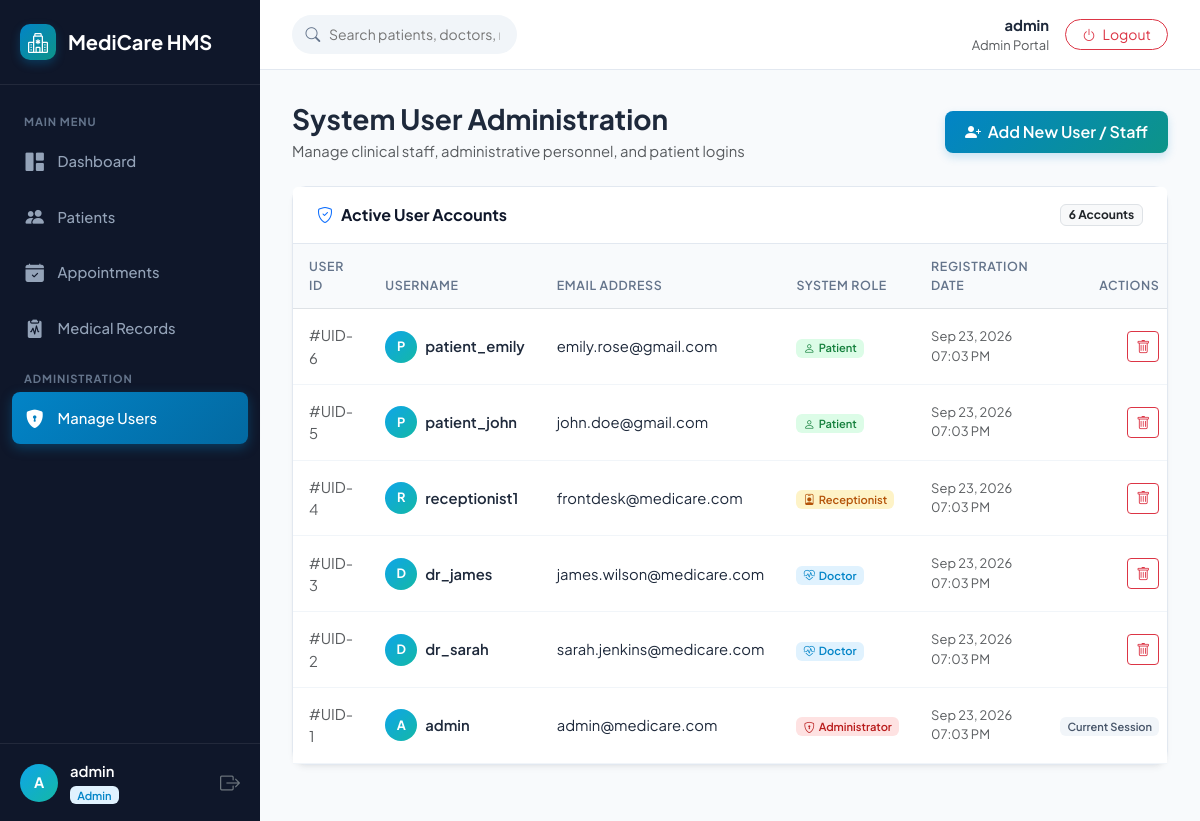
The app's page /users (signed in) with its own data.
### models.py (models this page shows, shortened)
class User(db.Model):
    __tablename__ = 'users'
    id = db.Column(db.Integer, primary_key=True)
    username = db.Column(db.String(50), unique=True, nullable=False)
    password_hash = db.Column(db.String(255), nullable=False)
    role = db.Column(db.Enum('admin', 'doctor', 'receptionist', 'patient', name='user_roles'), nullable=False)
    email = db.Column(db.String(100), unique=True, nullable=False)
    created_at = db.Column(db.DateTime, default=datetime.utcnow)
    doctor_profile = db.relationship('Doctor', backref='user', uselist=False, cascade='all, delete-orphan')
    patient_profile = db.relationship('Patient', backref='user', uselist=False)

### app.py (the view)
    @app.route('/users')
    @login_required
    @role_required('admin')
    def users_view():
        users = User.query.order_by(User.created_at.desc()).all()
        return render_template('users.html', users=users)

### templates/users.html (shortened to what this page needs)
{% extends 'base.html' %}
{% block content %}
<div class="d-flex flex-wrap align-items-center justify-content-between gap-3 mb-4">
    <div>
        <h3 class="fw-bold mb-1">System User Administration</h3>
        <p class="text-muted mb-0">Manage clinical staff, administrative personnel, and patient logins</p>
    </div>
    <button class="btn btn-primary" data-bs-toggle="modal" data-bs-target="#addUserModal">
        <i class="bi bi-person-plus-fill me-1"></i> Add New User / Staff
    </button>
</div>
<div class="card">
    <div class="card-header bg-white py-3">
        <div class="d-flex justify-content-between align-items-center w-100">
            <span class="fw-bold"><i class="bi bi-shield-check text-primary me-2"></i>Active User Accounts</span>
            <span class="badge bg-light text-dark border">{{ users|length }} Accounts</span>
        </div>
    </div>
    <div class="table-responsive">
        <table class="table table-hover align-middle mb-0">
            <thead>
                <tr>
                    <th>User ID</th>
                    <th>Username</th>
                    <th>Email Address</th>
                    <th>System Role</th>
                    <th>Registration Date</th>
                    <th class="text-end">Actions</th>
                </tr>
            </thead>
            <tbody>
                {% for u in users %}
                <tr>
                    <td class="text-muted">#UID-{{ u.id }}</td>
                    <td class="fw-semibold">
                        <div class="d-flex align-items-center gap-2">
                            <div class="avatar-sm" style="width: 32px; height: 32px; font-size: 0.8rem;">
                                {{ u.username[0]|upper }}
                            </div>
                            <span>{{ u.username }}</span>
                        </div>
                    </td>
                    <td>{{ u.email }}</td>
                    <td>
                        {% if u.role == 'admin' %}
                            <span class="badge badge-soft-danger"><i class="bi bi-shield-lock me-1"></i>Administrator</span>
                        {% elif u.role == 'doctor' %}
                            <span class="badge badge-soft-primary"><i class="bi bi-heart-pulse me-1"></i>Doctor</span>
                        {% elif u.role == 'receptionist' %}
                            <span class="badge badge-soft-warning"><i class="bi bi-person-badge me-1"></i>Receptionist</span>
                        {% else %}
                            <span class="badge badge-soft-success"><i class="bi bi-person me-1"></i>Patient</span>
                        {% endif %}
                    </td>
                    <td class="text-muted small">{{ u.created_at.strftime('%b %d, %Y %I:%M %p') if u.created_at else 'N/A' }}</td>
                    <td class="text-end">
                        {% if u.id != session.get('user_id') %}
                        <button class="btn btn-sm btn-outline-danger" onclick="deleteItem('/api/users', {{ u.id }}, 'user account')">
                            <i class="bi bi-trash"></i>
                        </button>
                        {% else %}
                        <span class="badge badge-soft-secondary">Current Session</span>
                        {% endif %}
                    </td>
                </tr>
                {% endfor %}
            </tbody>
        </table>
    </div>
</div>
{% endblock %}

### static/style.css (style rules this page uses)
:root { --primary-color: #0284c7; --primary-hover: #0369a1; --primary-light: #e0f2fe; --teal-color: #0d9488; --teal-light: #ccfbf1; --secondary-color: #475569; --dark-navy: #0f172a; --sidebar-bg: #0f172a; --sidebar-hover: #1e293b; --body-bg: #f8fafc; --card-bg: #ffffff; --border-color: #e2e8f0; --text-main: #1e293b; --text-muted: #64748b; --success-color: #10b981; --warning-color: #f59e0b; --danger-color: #ef4444; --info-color: #3b82f6; --card-shadow: 0 4px 6px -1px rgba(0, 0, 0, 0.05), 0 2px 4px -2px rgba(0, 0, 0, 0.05); --card-shadow-hover: 0 12px 20px -3px rgba(0, 0, 0, 0.08), 0 4px 6px -4px rgba(0, 0, 0, 0.03); --glass-bg: rgba(255, 255, 255, 0.85); --glass-border: rgba(255, 255, 255, 0.3); }
* { box-sizing: border-box; }
body { font-family: 'Plus Jakarta Sans', -apple-system, BlinkMacSystemFont, 'Segoe UI', Roboto, sans-serif; background-color: var(--body-bg); color: var(--text-main); overflow-x: hidden; margin: 0; padding: 0; font-size: 0.925rem; }
.avatar-sm { width: 38px; height: 38px; border-radius: 50%; background: linear-gradient(135deg, #0ea5e9, #14b8a6); display: flex; align-items: center; justify-content: center; color: #fff; font-weight: 700; font-size: 0.9rem; }
.card { border: 1px solid var(--border-color); border-radius: 14px; background: #ffffff; box-shadow: var(--card-shadow); margin-bottom: 1.5rem; }
.card-header { background: transparent; border-bottom: 1px solid var(--border-color); padding: 1.15rem 1.5rem; font-weight: 600; font-size: 1rem; color: var(--dark-navy); display: flex; align-items: center; justify-content: space-between; }
.table th { font-weight: 600; font-size: 0.775rem; text-transform: uppercase; letter-spacing: 0.05em; color: #64748b; background: #f8fafc; border-top: none; padding: 0.85rem 1rem; }
.table td { padding: 0.95rem 1rem; vertical-align: middle; color: var(--text-main); border-color: #f1f5f9; }
.badge-soft-primary { background-color: #e0f2fe; color: #0284c7; font-weight: 600; }
.badge-soft-success { background-color: #dcfce7; color: #15803d; font-weight: 600; }
.badge-soft-warning { background-color: #fef3c7; color: #b45309; font-weight: 600; }
.badge-soft-danger { background-color: #fee2e2; color: #b91c1c; font-weight: 600; }
.badge-soft-secondary { background-color: #f1f5f9; color: #475569; font-weight: 600; }
.btn-primary { background: linear-gradient(135deg, var(--primary-color), var(--teal-color)); border: none; font-weight: 600; padding: 0.55rem 1.25rem; border-radius: 8px; transition: all 0.2s ease; box-shadow: 0 4px 10px rgba(2, 132, 199, 0.2); }

### records on screen
User: id "6", username "P", username "patient_emily", email "emily.rose@gmail.com", role "patient" (drawn), created_at "Sep 23, 2026 07:03 PM"
User: id "5", username "P", username "patient_john", email "john.doe@gmail.com", role "patient" (drawn), created_at "Sep 23, 2026 07:03 PM"
User: id "4", username "R", username "receptionist1", email "frontdesk@medicare.com", role "receptionist" (drawn), created_at "Sep 23, 2026 07:03 PM"
User: id "3", username "D", username "dr_james", email "james.wilson@medicare.com", role "doctor" (drawn), created_at "Sep 23, 2026 07:03 PM"
User: id "2", username "D", username "dr_sarah", email "sarah.jenkins@medicare.com", role "doctor" (drawn), created_at "Sep 23, 2026 07:03 PM"
User: id "1", username "A", username "admin", email "admin@medicare.com", role "admin" (drawn), created_at "Sep 23, 2026 07:03 PM", shows "Current Session"

### other values on screen
{{ session.get('username')[0]|upper }} "A"
{{ session.get('username') }} "admin"
{{ session.get('user_role') }} "Admin"
{{ users|length }} "6"
